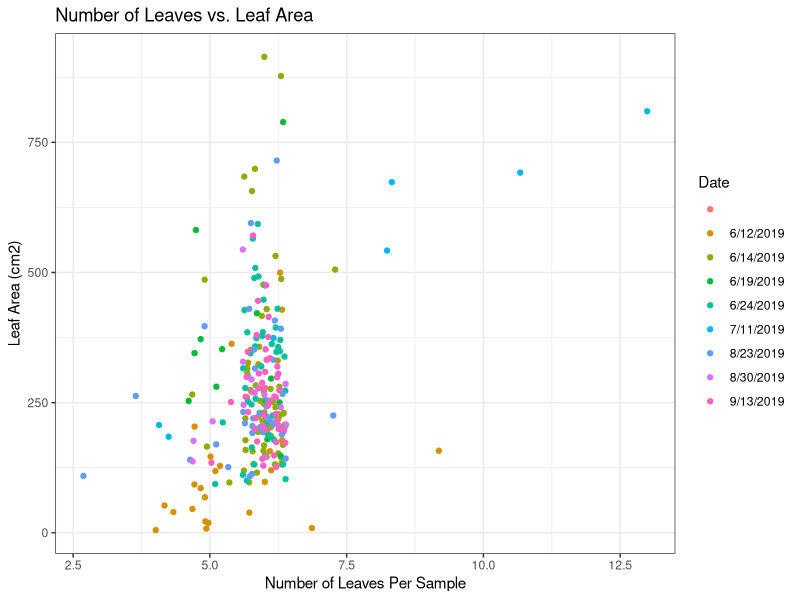
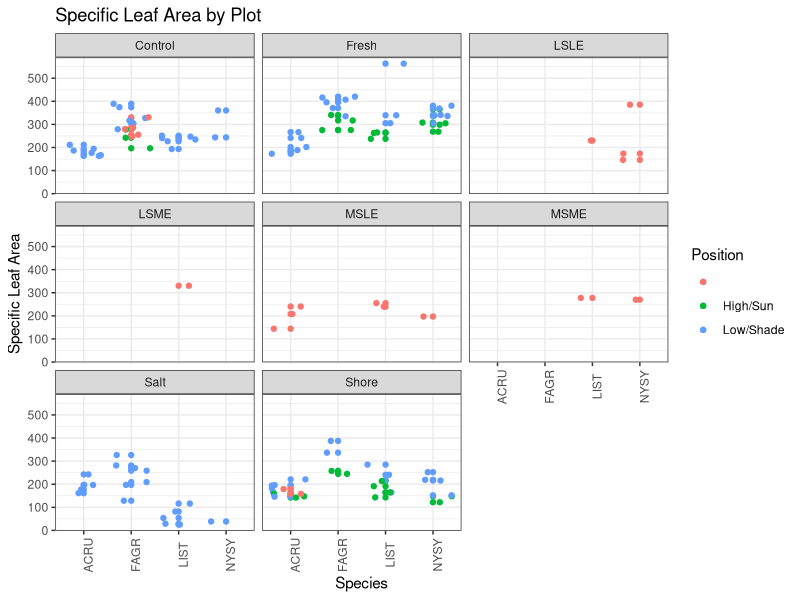

Write R code to recreate these figures, in order. (Note: this script raises an error after producing the figures.)
## Script to process Specific Leaf Area data at SERC
# Created 06-13-2019

# Load necessary packages
library(dplyr)
library(tidyr)
library(readr)
library(ggrepel)
library(ggplot2)
library(knitr)
theme_set(theme_bw())

## ----- Read in the SLA csv -----

sla <- read.csv("../SLA Data.csv", stringsAsFactors = FALSE) %>%
  mutate(Tag = as.character(Tag))
print(sla)
print(summary(sla))

## ----- Create SLA column -----

sla <- sla %>%
  mutate(specific_leaf_area = round(Leaf_Area_cm2 / Leaf_Mass_g, 3))
head(sla)

## ----- Join with inventory data -----

## Read in the storm surge inventory data
ss_inventory <- read.csv("../ss-inventory.csv", stringsAsFactors = FALSE) %>%
  select(Plot, Species_code, Tag, DBH) %>%
  mutate(Tag = as.character(Tag))
summary(ss_inventory)

## The 'shore' plot at GCREW overlaps with the PREMIS-ghg HSLE plot,
## so use that inventory data too
inventory <- read.csv("../inventory.csv", stringsAsFactors = FALSE) %>%
  select(Plot, Tag, Species_code, DBH = DBH_cm_2019) %>%
  filter(Plot == "HSLE") %>% # GCREW only
  mutate(Plot = "Shore") %>%
  bind_rows(ss_inventory)

# Create new dataset with plot, species, and tag columns
# by joining with the storm surge inventory data
sla %>%
  left_join(inventory, by = "Tag") %>%
  # if NA DBH, then get information from what we measured in field
  mutate(
    DBH = if_else(is.na(DBH), No_Tag_DBH, DBH),
    Species_code = if_else(is.na(Species_code), No_Tag_Species_code, Species_code),
    Plot = if_else(is.na(Plot), No_Tag_Plot, Plot)
  ) %>%
  # We only want four letter species codes
  mutate(Species_code = substr(Species_code, 1, 4)) ->
sla_joined
# NEW: Want ONLY ACRU, FAGR, LIST, NYSY species!
sla_joined_simple <- sla_joined %>%
  filter(Species_code %in% c("ACRU", "FAGR", "LIST", "NYSY"))

# At this point there should be NO data with an NA for Plot or DBH or Species_code
# Warn if this occurs
if (any(is.na(sla_joined_simple$DBH))) {
  warning("We still have unmatched trees!")
}
if (any(sla_joined_simple$Species_code == "")) {
  warning("We have blank species codes!")
}

## Join sla_joined_simple with plot species_codes
species_codes <- read.csv(file = "../Design/species_codes.csv", stringsAsFactors = FALSE)
sla_joined_names <- left_join(sla_joined_simple, species_codes, by = "Species_code")

## ----- Plots -----

# Plot comparing number of leaves to corresponding leaf area, color by date
# Kinda irrelevant
leaves_v_area <- ggplot(data = sla, aes(n_Leaves, Leaf_Area_cm2, color = Date)) +
  geom_jitter() +
  labs(
    title = "Number of Leaves vs. Leaf Area",
    x = "Number of Leaves Per Sample", y = "Leaf Area (cm2)"
  )
print(leaves_v_area)

## SLA by Plot
sla_by_plot <- sla_joined_names %>%
  ggplot(aes(Species_code, specific_leaf_area, color = Position)) +
  geom_point() +
  geom_jitter() +
  facet_wrap(~Plot) +
  theme(axis.text.x = element_text(angle = 90)) +
  labs(title = "Specific Leaf Area by Plot", x = "Species", y = "Specific Leaf Area")
print(sla_by_plot)

## Join sla_joined with plot species_codes
sla_joined_names <- left_join(sla_joined, species_code, by = "Species_code")
## SLA by species box plot

sla_with_tag <- sla_joined_names %>%
  ggplot(aes(Species_common, specific_leaf_area, label = Tag, color = Position)) +
  geom_boxplot() +
  geom_text_repel() +
  geom_point() +
  labs(title = "Specific Leaf Area by Species and Tag Number", y = "Specific Leaf Area")
print(sla_with_tag)

## SLA by species and position box plot
sla_by_position <- sla_joined_names %>%
  ggplot(aes(Species_common, specific_leaf_area, color = Position)) +
  geom_boxplot() +
  labs(title = "Specific Leaf Area by Species", x = "Species", y = "Specific Leaf Area") +
  theme(axis.text.x = element_text(angle = 90))
print(sla_by_position)

## SLA faceted by species
sla_by_species <- sla_joined_names %>%
  ggplot(aes(Plot, specific_leaf_area, color = Position)) +
  geom_point() +
  geom_jitter() +
  facet_wrap(~Species_common) +
  theme(axis.text.x = element_text(angle = 90)) +
  labs(title = "Specific Leaf Area by Species and Plot", y = "Specific Leaf Area (cm2/g)")
print(sla_by_species)

## DBH vs sla colored by species
sla_vs_dbh <- sla_joined_names %>%
  ggplot(aes(DBH, specific_leaf_area, color = Species_common)) +
  geom_point() +
  facet_wrap(~Species_common) +
  geom_smooth(method = "lm") +
  labs(
    title = "Specific Leaf Area vs. Tree Diameter", y = "Specific Leaf Area (cm2/g)", x = "Diameter at Breast Height (cm)",
    color = "Species"
  )
print(sla_vs_dbh)

## average SLA of each species table
sla_averages <- sla_joined_names %>%
  group_by(Species_common) %>%
  summarise(sla_mean_species = mean(specific_leaf_area))

## average SLA box plot
sla_averages_plot <- sla_joined_names %>%
  ggplot(aes(Species_common, specific_leaf_area)) +
  labs(title = "Average Specific Leaf Area", x = "Species", y = "Average SLA (cm2/g)") +
  geom_boxplot(aes(fill = Species_common)) +
  # geom_text(aes(label = round(Specific, 2)), vjust = 1.6, size = 3.3) +
  theme(axis.text.x = element_text(angle = 90)) +
  guides(fill = guide_legend(title = "Species"))
print(sla_averages_plot)

cat("All done.")


## ------ Table of species characteristics -------

species_characteristics <- sla_joined_names %>%
  select(Species, Species_common, DBH) %>%
  group_by(Species, Species_common) %>%
  summarise("Number of Trees Sampled" = n(), "Average Diameter (cm)" = mean(DBH)) %>%
  print(species_characteristics)

## ------ Try Database Submission -------

plot_lon_lat <- read.csv(file = "../Design/plot-lon-lat.csv", stringsAsFactors = FALSE)

try_dataset <- sla_joined %>%
  left_join(species_codes, by = "Species_code") %>%
  left_join(plot_lon_lat, by = "Plot") %>%
  mutate(
    Exposition = "Natural Forest",
    `Forest Age (yrs)` = 60,
    `Area per Leaf (cm2)` = round(Leaf_Area_cm2 / n_Leaves, 3),
    `Mass per Leaf (g)` = round(Leaf_Mass_g / n_Leaves, 3)
  ) %>%
  select(
    `Date Collected` = Date,
    Exposition,
    `Forest Age (yrs)`,
    Species,
    `Species Common` = Species_common,
    `Diameter at Breast Height (cm)` = DBH,
    `Longitude E` = Longitude,
    `Latitude N` = Latitude,
    `Leaf Position` = Position,
    `N Leaves` = n_Leaves,
    `Total Fresh Leaf Area (cm2)` = Leaf_Area_cm2,
    `Total Dry Mass (g)` = Leaf_Mass_g,
    `Area per Leaf (cm2)`,
    `Mass per Leaf (g)`,
    `Specific Leaf Area (cm2/g)` = specific_leaf_area
  )

write.csv(try_dataset, "Haddock_SLA_20190628.csv")
